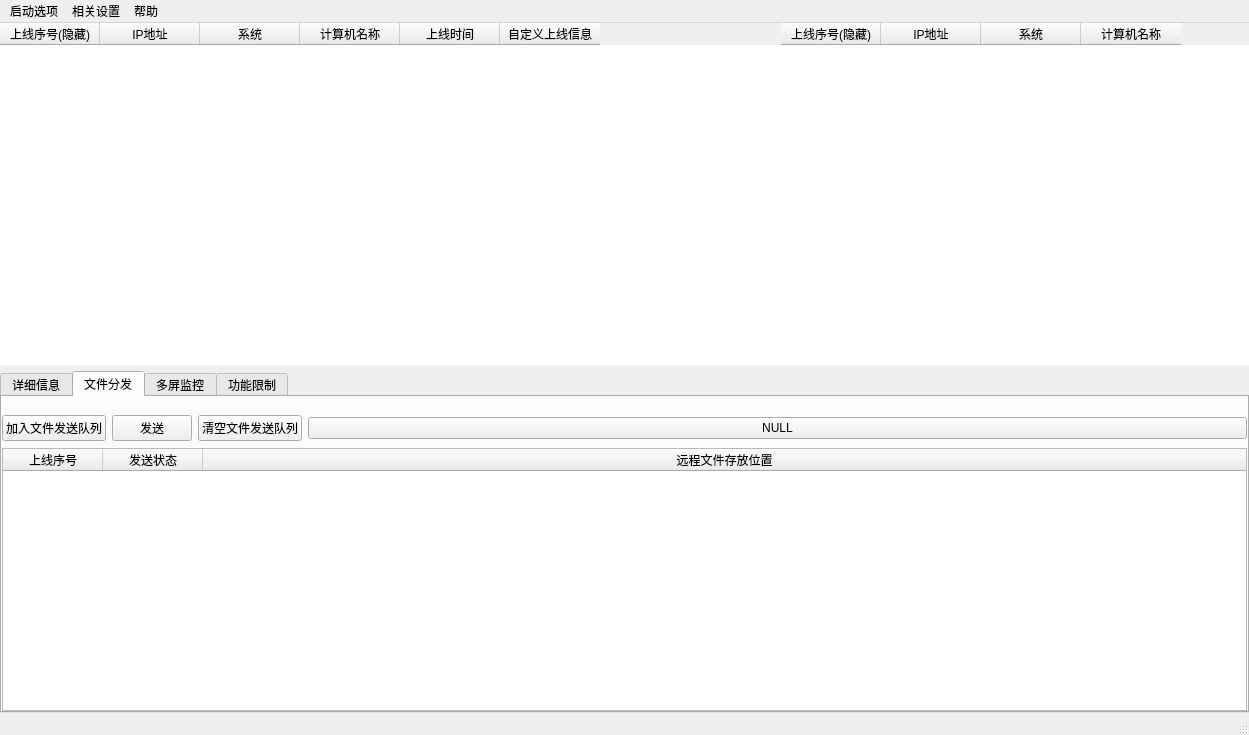
<?xml version="1.0" encoding="UTF-8"?>
<ui version="4.0">
 <class>SophonCClass</class>
 <widget class="QMainWindow" name="SophonCClass">
  <property name="geometry">
   <rect>
    <x>0</x>
    <y>0</y>
    <width>1249</width>
    <height>735</height>
   </rect>
  </property>
  <property name="windowTitle">
   <string>SophonC</string>
  </property>
  <property name="toolButtonStyle">
   <enum>Qt::ToolButtonIconOnly</enum>
  </property>
  <widget class="QWidget" name="centralWidget">
   <layout class="QVBoxLayout" name="verticalLayout_2">
    <property name="leftMargin">
     <number>0</number>
    </property>
    <property name="topMargin">
     <number>0</number>
    </property>
    <property name="rightMargin">
     <number>0</number>
    </property>
    <property name="bottomMargin">
     <number>0</number>
    </property>
    <item>
     <layout class="QGridLayout" name="gridLayout">
      <property name="sizeConstraint">
       <enum>QLayout::SetDefaultConstraint</enum>
      </property>
      <property name="leftMargin">
       <number>0</number>
      </property>
      <property name="rightMargin">
       <number>0</number>
      </property>
      <property name="spacing">
       <number>0</number>
      </property>
      <item row="1" column="0">
       <widget class="QTableWidget" name="tableWidget">
        <property name="sizePolicy">
         <sizepolicy hsizetype="Expanding" vsizetype="Expanding">
          <horstretch>5</horstretch>
          <verstretch>0</verstretch>
         </sizepolicy>
        </property>
        <property name="minimumSize">
         <size>
          <width>100</width>
          <height>100</height>
         </size>
        </property>
        <property name="focusPolicy">
         <enum>Qt::NoFocus</enum>
        </property>
        <property name="frameShape">
         <enum>QFrame::NoFrame</enum>
        </property>
        <property name="editTriggers">
         <set>QAbstractItemView::NoEditTriggers</set>
        </property>
        <property name="defaultDropAction">
         <enum>Qt::IgnoreAction</enum>
        </property>
        <property name="selectionBehavior">
         <enum>QAbstractItemView::SelectRows</enum>
        </property>
        <property name="textElideMode">
         <enum>Qt::ElideMiddle</enum>
        </property>
        <property name="showGrid">
         <bool>false</bool>
        </property>
        <attribute name="horizontalHeaderHighlightSections">
         <bool>false</bool>
        </attribute>
        <attribute name="horizontalHeaderStretchLastSection">
         <bool>false</bool>
        </attribute>
        <attribute name="verticalHeaderVisible">
         <bool>false</bool>
        </attribute>
        <attribute name="verticalHeaderStretchLastSection">
         <bool>false</bool>
        </attribute>
        <column>
         <property name="text">
          <string extracomment="nihao">上线序号(隐藏)</string>
         </property>
        </column>
        <column>
         <property name="text">
          <string>IP地址</string>
         </property>
        </column>
        <column>
         <property name="text">
          <string>系统</string>
         </property>
        </column>
        <column>
         <property name="text">
          <string>计算机名称</string>
         </property>
        </column>
        <column>
         <property name="text">
          <string>上线时间</string>
         </property>
        </column>
        <column>
         <property name="text">
          <string>自定义上线信息</string>
         </property>
        </column>
       </widget>
      </item>
      <item row="1" column="1">
       <widget class="QTableWidget" name="tableWidgetOfAdd">
        <property name="enabled">
         <bool>true</bool>
        </property>
        <property name="sizePolicy">
         <sizepolicy hsizetype="Expanding" vsizetype="Expanding">
          <horstretch>3</horstretch>
          <verstretch>0</verstretch>
         </sizepolicy>
        </property>
        <property name="focusPolicy">
         <enum>Qt::NoFocus</enum>
        </property>
        <property name="frameShape">
         <enum>QFrame::NoFrame</enum>
        </property>
        <property name="selectionBehavior">
         <enum>QAbstractItemView::SelectRows</enum>
        </property>
        <property name="showGrid">
         <bool>false</bool>
        </property>
        <attribute name="verticalHeaderVisible">
         <bool>false</bool>
        </attribute>
        <column>
         <property name="text">
          <string>上线序号(隐藏)</string>
         </property>
        </column>
        <column>
         <property name="text">
          <string>IP地址</string>
         </property>
        </column>
        <column>
         <property name="text">
          <string>系统</string>
         </property>
        </column>
        <column>
         <property name="text">
          <string>计算机名称</string>
         </property>
        </column>
       </widget>
      </item>
     </layout>
    </item>
    <item>
     <widget class="QTabWidget" name="QTW">
      <property name="currentIndex">
       <number>1</number>
      </property>
      <widget class="QWidget" name="Q3">
       <attribute name="icon">
        <iconset resource="SophonC.qrc">
         <normaloff>:/SophonC/info.ico</normaloff>:/SophonC/info.ico</iconset>
       </attribute>
       <attribute name="title">
        <string>详细信息</string>
       </attribute>
       <layout class="QHBoxLayout" name="horizontalLayout_2">
        <item>
         <layout class="QHBoxLayout" name="horizontalLayout" stretch="1,0,3">
          <item>
           <layout class="QGridLayout" name="gridLayout_2" rowstretch="0,0,0,0,0" columnstretch="0,0" rowminimumheight="0,0,0,0,0">
            <item row="4" column="0">
             <widget class="QLabel" name="labelOfShowTime">
              <property name="text">
               <string>上线时间:</string>
              </property>
             </widget>
            </item>
            <item row="3" column="0">
             <widget class="QLabel" name="labelOfShowName">
              <property name="text">
               <string>计算机名称:</string>
              </property>
             </widget>
            </item>
            <item row="0" column="0">
             <widget class="QLabel" name="labelOfShowNumber">
              <property name="text">
               <string>上线序号:</string>
              </property>
             </widget>
            </item>
            <item row="1" column="0">
             <widget class="QLabel" name="labelOfShowOs">
              <property name="text">
               <string>操作系统:</string>
              </property>
             </widget>
            </item>
            <item row="2" column="0">
             <widget class="QLabel" name="labelOfShowIp">
              <property name="text">
               <string>IP地址:</string>
              </property>
             </widget>
            </item>
            <item row="0" column="1">
             <widget class="QLabel" name="labelOfNumber">
              <property name="text">
               <string/>
              </property>
             </widget>
            </item>
            <item row="2" column="1">
             <widget class="QLabel" name="labelOfIp">
              <property name="text">
               <string/>
              </property>
             </widget>
            </item>
            <item row="3" column="1">
             <widget class="QLabel" name="labelOfName">
              <property name="text">
               <string/>
              </property>
             </widget>
            </item>
            <item row="4" column="1">
             <widget class="QLabel" name="labelOfTime">
              <property name="text">
               <string/>
              </property>
             </widget>
            </item>
            <item row="1" column="1">
             <widget class="QLabel" name="labelOfOs">
              <property name="text">
               <string/>
              </property>
             </widget>
            </item>
           </layout>
          </item>
          <item>
           <widget class="Line" name="line">
            <property name="orientation">
             <enum>Qt::Vertical</enum>
            </property>
           </widget>
          </item>
          <item>
           <layout class="QVBoxLayout" name="verticalLayout_4">
            <item>
             <widget class="QLabel" name="labelOfHardware">
              <property name="text">
               <string/>
              </property>
              <property name="alignment">
               <set>Qt::AlignLeading|Qt::AlignLeft|Qt::AlignTop</set>
              </property>
             </widget>
            </item>
            <item>
             <widget class="QPushButton" name="buttonOfRemotePath">
              <property name="text">
               <string>文件接收地址：default</string>
              </property>
              <property name="icon">
               <iconset resource="SophonC.qrc">
                <normaloff>:/SophonC/recv.ico</normaloff>:/SophonC/recv.ico</iconset>
              </property>
             </widget>
            </item>
           </layout>
          </item>
         </layout>
        </item>
       </layout>
      </widget>
      <widget class="QWidget" name="Q1">
       <attribute name="icon">
        <iconset resource="SophonC.qrc">
         <normaloff>:/SophonC/file.ico</normaloff>:/SophonC/file.ico</iconset>
       </attribute>
       <attribute name="title">
        <string>文件分发</string>
       </attribute>
       <layout class="QVBoxLayout" name="verticalLayout_3">
        <property name="leftMargin">
         <number>0</number>
        </property>
        <property name="topMargin">
         <number>0</number>
        </property>
        <property name="rightMargin">
         <number>0</number>
        </property>
        <property name="bottomMargin">
         <number>0</number>
        </property>
        <item>
         <layout class="QVBoxLayout" name="verticalLayout" stretch="1,2,15">
          <property name="spacing">
           <number>7</number>
          </property>
          <item>
           <spacer name="verticalSpacer_2">
            <property name="orientation">
             <enum>Qt::Vertical</enum>
            </property>
            <property name="sizeHint" stdset="0">
             <size>
              <width>20</width>
              <height>40</height>
             </size>
            </property>
           </spacer>
          </item>
          <item>
           <layout class="QHBoxLayout" name="horizontalLayout_3" stretch="0,0,0,1">
            <item>
             <widget class="QPushButton" name="addFileSendingQueue">
              <property name="text">
               <string>加入文件发送队列</string>
              </property>
              <property name="icon">
               <iconset resource="SophonC.qrc">
                <normaloff>:/SophonC/queue.ico</normaloff>:/SophonC/queue.ico</iconset>
              </property>
             </widget>
            </item>
            <item>
             <widget class="QPushButton" name="fileSend">
              <property name="text">
               <string>发送</string>
              </property>
              <property name="icon">
               <iconset resource="SophonC.qrc">
                <normaloff>:/SophonC/send.ico</normaloff>:/SophonC/send.ico</iconset>
              </property>
             </widget>
            </item>
            <item>
             <widget class="QPushButton" name="clearFileSendingQueue">
              <property name="text">
               <string>清空文件发送队列</string>
              </property>
              <property name="icon">
               <iconset resource="SophonC.qrc">
                <normaloff>:/SophonC/clear.ico</normaloff>:/SophonC/clear.ico</iconset>
              </property>
             </widget>
            </item>
            <item>
             <widget class="QPushButton" name="chooleFile">
              <property name="text">
               <string>NULL</string>
              </property>
              <property name="icon">
               <iconset resource="SophonC.qrc">
                <normaloff>:/SophonC/chooseLocalFile.ico</normaloff>:/SophonC/chooseLocalFile.ico</iconset>
              </property>
             </widget>
            </item>
           </layout>
          </item>
          <item>
           <widget class="QTableWidget" name="tableOfFileSend">
            <property name="editTriggers">
             <set>QAbstractItemView::NoEditTriggers</set>
            </property>
            <property name="selectionBehavior">
             <enum>QAbstractItemView::SelectRows</enum>
            </property>
            <attribute name="horizontalHeaderStretchLastSection">
             <bool>true</bool>
            </attribute>
            <attribute name="verticalHeaderVisible">
             <bool>false</bool>
            </attribute>
            <attribute name="verticalHeaderStretchLastSection">
             <bool>false</bool>
            </attribute>
            <column>
             <property name="text">
              <string>上线序号</string>
             </property>
            </column>
            <column>
             <property name="text">
              <string>发送状态</string>
             </property>
            </column>
            <column>
             <property name="text">
              <string>远程文件存放位置</string>
             </property>
            </column>
           </widget>
          </item>
         </layout>
        </item>
       </layout>
      </widget>
      <widget class="QWidget" name="Q2">
       <attribute name="icon">
        <iconset resource="SophonC.qrc">
         <normaloff>:/SophonC/spy.ico</normaloff>:/SophonC/spy.ico</iconset>
       </attribute>
       <attribute name="title">
        <string>多屏监控</string>
       </attribute>
      </widget>
      <widget class="QWidget" name="Q4">
       <attribute name="icon">
        <iconset resource="SophonC.qrc">
         <normaloff>:/SophonC/limit.ico</normaloff>:/SophonC/limit.ico</iconset>
       </attribute>
       <attribute name="title">
        <string>功能限制</string>
       </attribute>
      </widget>
     </widget>
    </item>
   </layout>
  </widget>
  <widget class="QMenuBar" name="menuBar">
   <property name="geometry">
    <rect>
     <x>0</x>
     <y>0</y>
     <width>1249</width>
     <height>26</height>
    </rect>
   </property>
   <widget class="QMenu" name="menu">
    <property name="geometry">
     <rect>
      <x>262</x>
      <y>153</y>
      <width>170</width>
      <height>104</height>
     </rect>
    </property>
    <property name="title">
     <string>启动选项</string>
    </property>
    <addaction name="actionOfStart"/>
    <addaction name="actionOfRedirect"/>
   </widget>
   <widget class="QMenu" name="menu_2">
    <property name="geometry">
     <rect>
      <x>346</x>
      <y>153</y>
      <width>149</width>
      <height>80</height>
     </rect>
    </property>
    <property name="title">
     <string>相关设置</string>
    </property>
    <addaction name="actions"/>
   </widget>
   <widget class="QMenu" name="menu_3">
    <property name="geometry">
     <rect>
      <x>387</x>
      <y>153</y>
      <width>137</width>
      <height>78</height>
     </rect>
    </property>
    <property name="title">
     <string>帮助</string>
    </property>
    <addaction name="action1"/>
   </widget>
   <addaction name="menu"/>
   <addaction name="menu_2"/>
   <addaction name="menu_3"/>
  </widget>
  <widget class="QStatusBar" name="statusBar"/>
  <action name="actionOfStart">
   <property name="icon">
    <iconset resource="SophonC.qrc">
     <normaloff>:/SophonC/start.ico</normaloff>:/SophonC/start.ico</iconset>
   </property>
   <property name="text">
    <string>启动网络服务</string>
   </property>
  </action>
  <action name="actions">
   <property name="icon">
    <iconset resource="SophonC.qrc">
     <normaloff>:/SophonC/settings.ico</normaloff>:/SophonC/settings.ico</iconset>
   </property>
   <property name="text">
    <string>设置</string>
   </property>
  </action>
  <action name="action1">
   <property name="text">
    <string>说明</string>
   </property>
  </action>
  <action name="actionOfRedirect">
   <property name="text">
    <string>重定向IP地址</string>
   </property>
  </action>
 </widget>
 <layoutdefault spacing="6" margin="11"/>
 <resources>
  <include location="SophonC.qrc"/>
 </resources>
 <connections/>
</ui>
